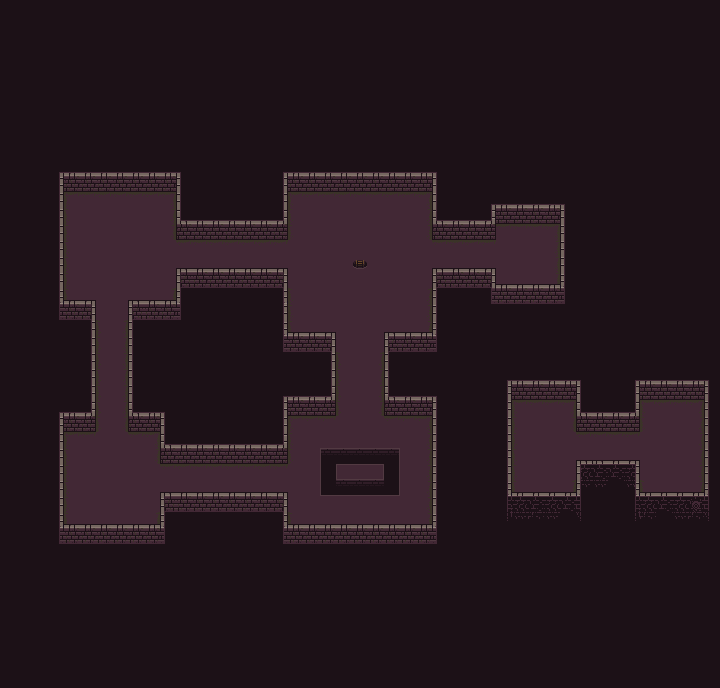

A 2D game scene composited from a Tiled map and its tileset images. What follows is a short description and the map's XML, with each tile layer's data collapsed to a summary:
An orthogonal 45x43 tile map with 16x16 px tiles, 4 tile layers (bg, bg2, floor, fg) and 29 objects.

<map version="1.2" tiledversion="1.3.1" orientation="orthogonal" renderorder="right-down" compressionlevel="0" width="45" height="43" tilewidth="16" tileheight="16" infinite="0" nextlayerid="8" nextobjectid="41">
 <tileset firstgid="1" name="0x72_16x16DungeonTileset_walls.v1" tilewidth="16" tileheight="16" tilecount="256" columns="16">
  <image source="dungeon.png" width="256" height="256" />
 </tileset>
 <layer id="1" name="bg" width="45" height="43">
  <data>[1935 cells, 1935 non-empty, 1 distinct tile ids]</data>
 </layer>
 <objectgroup id="7" name="test_poi">
  <object id="40" x="350" y="223.334" width="17.3333" height="16" />
 </objectgroup>
 <layer id="2" name="bg2" width="45" height="43">
  <data>[1935 cells, 44 non-empty, 18 distinct tile ids]</data>
 </layer>
 <objectgroup id="5" name="walls">
  <object id="2" x="66" y="182.667" width="111.333" height="9.33333" />
  <object id="4" x="45.3333" y="149.333" width="451.333" height="42.6667" />
  <object id="5" x="176" y="192" width="110.667" height="46" />
  <object id="6" x="432" y="190.667" width="64.6667" height="49.3333" />
  <object id="7" x="496.667" y="202" width="66" height="19.3333" />
  <object id="8" x="560.667" y="201.333" width="4.66667" height="101.333" />
  <object id="9" x="492.667" y="284.667" width="73.3333" height="17.3333" />
  <object id="10" x="432" y="267.333" width="64" height="23.3333" />
  <object id="12" x="431.5" y="268" width="5.5" height="84" />
  <object id="13" x="283.5" y="267.5" width="4" height="85.5" />
  <object id="16" x="284" y="332" width="52" height="83.5" />
  <object id="17" x="384.5" y="332" width="52" height="84.5" />
  <object id="18" x="160.5" y="396" width="126.5" height="69" />
  <object id="19" x="60.5" y="524" width="376.5" height="18.5" />
  <object id="20" x="161" y="491" width="126" height="52" />
  <object id="21" x="320.5" y="448" width="15.5" height="47" />
  <object id="22" x="383.5" y="448.5" width="16" height="47.5" />
  <object id="23" x="319" y="479" width="81" height="17.5" />
  <object id="24" x="320" y="447.5" width="79" height="17.5" />
  <object id="25" x="432" y="396" width="5.5" height="148" />
  <object id="27" x="30" y="173" width="33.5" height="373" />
  <object id="30" x="60" y="299.5" width="36" height="132" />
  <object id="31" x="127.5" y="299" width="53" height="133.5" />
  <object id="32" x="176.5" y="268.5" width="111" height="84" />
  <object id="33" x="89.0003" y="262.167" />
  <object id="34" x="357.5" y="264" />
  <object id="36" x="351" y="256.5" width="17.5" height="15" />
 </objectgroup>
 <objectgroup id="6" name="character_spot">
  <object id="39" x="96.5833" y="463.083" width="16" height="16.5" />
 </objectgroup>
 <layer id="3" name="floor" width="45" height="43">
  <data>[1935 cells, 361 non-empty, 11 distinct tile ids]</data>
 </layer>
 <layer id="4" name="fg" width="45" height="43">
  <data>[1935 cells, 336 non-empty, 20 distinct tile ids]</data>
 </layer>
</map>
